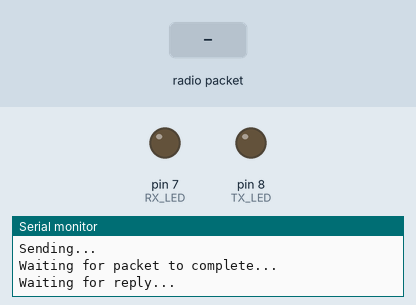
Recording of a sketch running on a simulated Arduino Uno, built with avr-gcc and run on an emulated ATmega328P. Parts: output pins drawn as LEDs (lit = HIGH), the last lines printed to the serial monitor. The inputs (shaded band) are chosen by the test bench. No radio packets arrive unless stated; pins used as bus, display or sensor lines are not drawn.

Above: at 1.3 s.
1.4 s: radio packet "1" arrives
At 2.3 s:
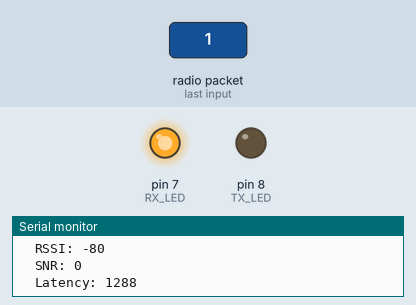
At 2.92 s:
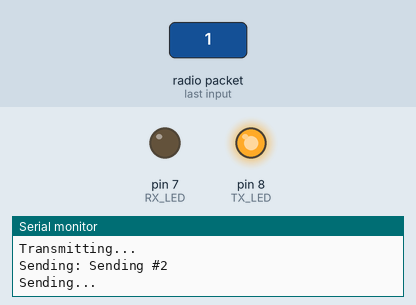
Timing chart, 0 to 4.5 s (numbered marks = the images above; inputs shaded):
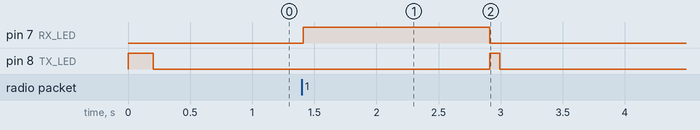

The sketch:

Feather9x_TX.ino
```cpp
// Feather9x_TX
// -*- mode: C++ -*-
// Example sketch showing how to create a simple messaging client (transmitter)
// with the RH_RF95 class. RH_RF95 class does not provide for addressing or
// reliability, so you should only use RH_RF95 if you do not need the higher
// level messaging abilities.
// It is designed to work with the other example Feather9x_RX

#include <SPI.h>
#include <RH_RF95.h>

#define RFM95_RST 4  //
#define RFM95_CS  3  //
#if defined(__AVR_ATmega328P__)
  #define RFM95_INT 2  //
#else
  #define RFM95_INT 0  //
#endif

#if defined(__AVR_ATmega328P__)
  #define TX_LED      8
  #define RX_LED      7
#else
  #define TX_LED      A5
  #define RX_LED      A6
#endif
// Change to 434.0 or other frequency, must match RX's freq!
#define RF95_FREQ 915.0

// Singleton instance of the radio driver
RH_RF95 rf95(RFM95_CS, RFM95_INT);
unsigned long latencies[255];

void setup() {
  digitalWrite(TX_LED, HIGH);
  pinMode(RFM95_RST, OUTPUT);
  pinMode(TX_LED, OUTPUT);
  pinMode(RX_LED, OUTPUT);
  digitalWrite(RFM95_RST, HIGH);

  Serial.begin(115200);
  while (!Serial) delay(1);
  delay(100);


  Serial.println("LoRa TX Test!");

  // manual reset
  digitalWrite(RFM95_RST, LOW);
  delay(10);
  digitalWrite(RFM95_RST, HIGH);
  delay(10);

  while (!rf95.init()) {
    Serial.println("LoRa radio init failed");
    while (1);
  }
  Serial.println("LoRa radio init OK!");

  // Defaults after init are 434.0MHz, modulation GFSK_Rb250Fd250, +13dbM
  if (!rf95.setFrequency(RF95_FREQ)) {
    Serial.println("setFrequency failed");
    while (1);
  }
  Serial.print("Set Freq to: "); Serial.println(RF95_FREQ);

  // Defaults after init are 434.0MHz, 13dBm, Bw = 125 kHz, Cr = 4/5, Sf = 128chips/symbol, CRC on

  // The default transmitter power is 13dBm, using PA_BOOST.
  // If you are using RFM95/96/97/98 modules which uses the PA_BOOST transmitter pin, then
  // you can set transmitter powers from 5 to 23 dBm:
  rf95.setTxPower(23, false);
  rf95.setSpreadingFactor(12);
  rf95.setSignalBandwidth(125000);
  #define RX_TIMEOUT 15000
  #define DELAY_TX 1500
  digitalWrite(TX_LED, LOW);
}

int16_t packetnum = 0;  // packet counter, we increment per xmission

void loop() {
  Serial.println("Transmitting..."); // Send a message to rf95_server

  char radiopacket[16] = "Sending #      ";
  packetnum = (packetnum+1)%99999;
  itoa(packetnum, radiopacket+9, 10);
  Serial.print("Sending: "); Serial.println(radiopacket);
  radiopacket[19] = 0;

  Serial.println("Sending...");
  unsigned long start = millis();
  digitalWrite(TX_LED, HIGH);
  delay(10);
  rf95.send((uint8_t *)radiopacket, 16);

  Serial.println("Waiting for packet to complete...");
  delay(10);
  rf95.waitPacketSent();

  digitalWrite(TX_LED, LOW);
  // Now wait for a reply
  uint8_t buf[RH_RF95_MAX_MESSAGE_LEN];
  uint8_t len = sizeof(buf);

  Serial.println("Waiting for reply...");
  if (rf95.waitAvailableTimeout(RX_TIMEOUT)) {
    unsigned long end = millis();
    // Should be a reply message for us now
    if (rf95.recv(buf, &len)) {
      digitalWrite(RX_LED, HIGH);
      Serial.print("Got reply: ");
      Serial.println((char*)buf);
      Serial.print("\tRSSI: ");
      Serial.println(rf95.lastRssi(), DEC);
      Serial.print("\tSNR: ");
      Serial.println(rf95.lastSNR(), DEC);
      Serial.print("\tLatency: ");
      latencies[packetnum%255] = end-start;
      Serial.println(end-start);
      if (packetnum >= 255){
        float sum=0;
        for(int i=0; i<255; i++){
          sum += latencies[i];
        }
        float average=sum/255;

        Serial.print("Average Latency past 255 messages: ");
        Serial.println(average);
      }
    } else {
      Serial.println("Receive failed");
    }
  } else {
    Serial.println("No reply, is there a listener around?");
  }
  delay(DELAY_TX);
  digitalWrite(RX_LED, LOW);

}
```

Measured:
- after the input at 1.4 s, pin 7 (RX_LED): LOW → HIGH at once, → LOW 1.5 s later; pin 8 (TX_LED): LOW → HIGH after 1.5 s, → LOW 0.08 s later
